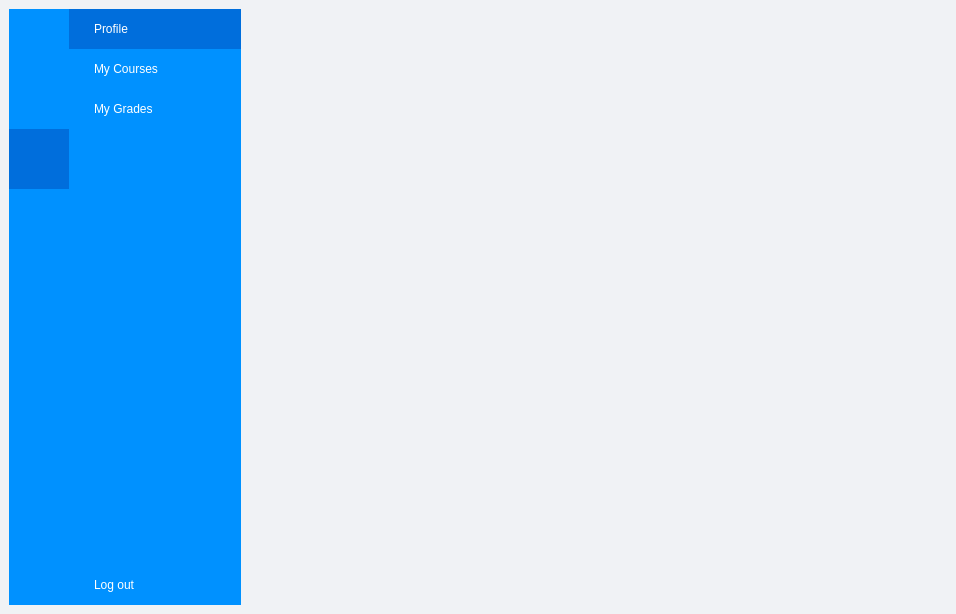
<?xml version="1.0" encoding="UTF-8"?>
<ui version="4.0">
 <class>StudentView</class>
 <widget class="QMainWindow" name="StudentView">
  <property name="geometry">
   <rect>
    <x>0</x>
    <y>0</y>
    <width>956</width>
    <height>614</height>
   </rect>
  </property>
  <property name="windowTitle">
   <string>MainWindow</string>
  </property>
  <property name="styleSheet">
   <string notr="true">background-color: #F0F2F5</string>
  </property>
  <widget class="QWidget" name="centralwidget">
   <layout class="QGridLayout" name="gridLayout_2">
    <item row="0" column="0">
     <layout class="QGridLayout" name="gridLayout">
      <property name="spacing">
       <number>0</number>
      </property>
      <item row="0" column="0">
       <widget class="QWidget" name="icon_only_widget" native="true">
        <property name="minimumSize">
         <size>
          <width>60</width>
          <height>300</height>
         </size>
        </property>
        <property name="maximumSize">
         <size>
          <width>60</width>
          <height>16777215</height>
         </size>
        </property>
        <property name="styleSheet">
         <string notr="true">background-color: #0091FF</string>
        </property>
        <layout class="QVBoxLayout" name="verticalLayout">
         <property name="spacing">
          <number>0</number>
         </property>
         <property name="leftMargin">
          <number>0</number>
         </property>
         <property name="topMargin">
          <number>0</number>
         </property>
         <property name="rightMargin">
          <number>0</number>
         </property>
         <property name="bottomMargin">
          <number>0</number>
         </property>
         <item>
          <widget class="QPushButton" name="profile_btn1">
           <property name="minimumSize">
            <size>
             <width>60</width>
             <height>60</height>
            </size>
           </property>
           <property name="maximumSize">
            <size>
             <width>60</width>
             <height>60</height>
            </size>
           </property>
           <property name="autoFillBackground">
            <bool>false</bool>
           </property>
           <property name="styleSheet">
            <string notr="true">QPushButton:hover{
	background-color: #0082E5;
}

QPushButton:checked{
	background-color: #006EDC;
}

QPushButton{
	background-color: transparent;
	border: none;
}</string>
           </property>
           <property name="text">
            <string/>
           </property>
           <property name="icon">
            <iconset resource="images.qrc">
             <normaloff>:/asset/loginpageAsset/user.png</normaloff>
             <normalon>:/asset/loginpageAsset/user_toggled.png</normalon>:/asset/loginpageAsset/user.png</iconset>
           </property>
           <property name="iconSize">
            <size>
             <width>40</width>
             <height>40</height>
            </size>
           </property>
           <property name="checkable">
            <bool>true</bool>
           </property>
           <property name="checked">
            <bool>false</bool>
           </property>
           <property name="autoRepeat">
            <bool>false</bool>
           </property>
           <property name="autoExclusive">
            <bool>true</bool>
           </property>
          </widget>
         </item>
         <item>
          <widget class="QPushButton" name="course_btn1">
           <property name="minimumSize">
            <size>
             <width>60</width>
             <height>60</height>
            </size>
           </property>
           <property name="maximumSize">
            <size>
             <width>60</width>
             <height>60</height>
            </size>
           </property>
           <property name="styleSheet">
            <string notr="true">QPushButton:hover{
	background-color: #0082E5;
}

QPushButton:checked{
	background-color: #006EDC;
}

QPushButton{
	background-color: transparent;
	border: none;
}</string>
           </property>
           <property name="text">
            <string/>
           </property>
           <property name="icon">
            <iconset resource="images.qrc">
             <normaloff>:/asset/loginpageAsset/course2.png</normaloff>
             <normalon>:/asset/loginpageAsset/course2_toggled.png</normalon>:/asset/loginpageAsset/course2.png</iconset>
           </property>
           <property name="iconSize">
            <size>
             <width>40</width>
             <height>40</height>
            </size>
           </property>
           <property name="checkable">
            <bool>true</bool>
           </property>
           <property name="checked">
            <bool>false</bool>
           </property>
           <property name="autoExclusive">
            <bool>true</bool>
           </property>
          </widget>
         </item>
         <item>
          <widget class="QPushButton" name="grade_btn1">
           <property name="minimumSize">
            <size>
             <width>60</width>
             <height>60</height>
            </size>
           </property>
           <property name="maximumSize">
            <size>
             <width>60</width>
             <height>60</height>
            </size>
           </property>
           <property name="styleSheet">
            <string notr="true">QPushButton:hover{
	background-color: #0082E5;
}

QPushButton:checked{
	background-color: #006EDC;
}

QPushButton{
	background-color: transparent;
	border: none;
}</string>
           </property>
           <property name="text">
            <string/>
           </property>
           <property name="icon">
            <iconset resource="images.qrc">
             <normaloff>:/asset/loginpageAsset/grade.png</normaloff>
             <normalon>:/asset/loginpageAsset/grade_toggled.png</normalon>:/asset/loginpageAsset/grade.png</iconset>
           </property>
           <property name="iconSize">
            <size>
             <width>40</width>
             <height>40</height>
            </size>
           </property>
           <property name="checkable">
            <bool>true</bool>
           </property>
           <property name="checked">
            <bool>true</bool>
           </property>
           <property name="autoExclusive">
            <bool>true</bool>
           </property>
          </widget>
         </item>
         <item>
          <spacer name="verticalSpacer">
           <property name="orientation">
            <enum>Qt::Vertical</enum>
           </property>
           <property name="sizeHint" stdset="0">
            <size>
             <width>20</width>
             <height>347</height>
            </size>
           </property>
          </spacer>
         </item>
         <item>
          <widget class="QPushButton" name="exit_btn1">
           <property name="minimumSize">
            <size>
             <width>60</width>
             <height>60</height>
            </size>
           </property>
           <property name="maximumSize">
            <size>
             <width>60</width>
             <height>60</height>
            </size>
           </property>
           <property name="styleSheet">
            <string notr="true">QPushButton:hover{
	background-color: #0082E5;
}

QPushButton{
	background-color: transparent;
	border: none;
}</string>
           </property>
           <property name="text">
            <string/>
           </property>
           <property name="icon">
            <iconset resource="images.qrc">
             <normaloff>:/asset/loginpageAsset/exit.png</normaloff>
             <normalon>:/asset/loginpageAsset/exit_toggled.png</normalon>:/asset/loginpageAsset/exit.png</iconset>
           </property>
           <property name="iconSize">
            <size>
             <width>40</width>
             <height>40</height>
            </size>
           </property>
           <property name="checkable">
            <bool>false</bool>
           </property>
           <property name="checked">
            <bool>false</bool>
           </property>
           <property name="autoExclusive">
            <bool>false</bool>
           </property>
          </widget>
         </item>
        </layout>
       </widget>
      </item>
      <item row="0" column="1">
       <widget class="QWidget" name="full_menu_widget" native="true">
        <property name="minimumSize">
         <size>
          <width>172</width>
          <height>300</height>
         </size>
        </property>
        <property name="maximumSize">
         <size>
          <width>172</width>
          <height>16777215</height>
         </size>
        </property>
        <property name="styleSheet">
         <string notr="true">background-color: #0091FF</string>
        </property>
        <layout class="QVBoxLayout" name="verticalLayout_2">
         <property name="spacing">
          <number>0</number>
         </property>
         <property name="leftMargin">
          <number>0</number>
         </property>
         <property name="topMargin">
          <number>0</number>
         </property>
         <property name="rightMargin">
          <number>0</number>
         </property>
         <property name="bottomMargin">
          <number>0</number>
         </property>
         <item>
          <widget class="QPushButton" name="profile_btn2">
           <property name="minimumSize">
            <size>
             <width>150</width>
             <height>40</height>
            </size>
           </property>
           <property name="autoFillBackground">
            <bool>false</bool>
           </property>
           <property name="styleSheet">
            <string notr="true">QPushButton:hover{
	background-color: #0082E5;
}

QPushButton:checked{
	background-color: #006EDC;
}

QPushButton{
	background-color: transparent;
	border: none;
	color: white;
	text-align: left;
	padding: 8px 0 8px 25px;
}</string>
           </property>
           <property name="text">
            <string>Profile</string>
           </property>
           <property name="icon">
            <iconset resource="images.qrc">
             <normaloff>:/asset/loginpageAsset/user.png</normaloff>
             <normalon>:/asset/loginpageAsset/user_toggled.png</normalon>:/asset/loginpageAsset/user.png</iconset>
           </property>
           <property name="iconSize">
            <size>
             <width>30</width>
             <height>30</height>
            </size>
           </property>
           <property name="checkable">
            <bool>true</bool>
           </property>
           <property name="checked">
            <bool>true</bool>
           </property>
           <property name="autoExclusive">
            <bool>true</bool>
           </property>
          </widget>
         </item>
         <item>
          <widget class="QPushButton" name="course_btn2">
           <property name="minimumSize">
            <size>
             <width>150</width>
             <height>40</height>
            </size>
           </property>
           <property name="styleSheet">
            <string notr="true">QPushButton:hover{
	background-color: #0082E5;
}

QPushButton:checked{
	background-color: #006EDC;
}

QPushButton{
	background-color: transparent;
	border: none;
	color: white;
	text-align: left;
	padding: 8px 0 8px 25px;
}</string>
           </property>
           <property name="text">
            <string>My Courses</string>
           </property>
           <property name="icon">
            <iconset resource="images.qrc">
             <normaloff>:/asset/loginpageAsset/course2.png</normaloff>
             <normalon>:/asset/loginpageAsset/course2_toggled.png</normalon>:/asset/loginpageAsset/course2.png</iconset>
           </property>
           <property name="iconSize">
            <size>
             <width>30</width>
             <height>30</height>
            </size>
           </property>
           <property name="checkable">
            <bool>true</bool>
           </property>
           <property name="checked">
            <bool>false</bool>
           </property>
           <property name="autoExclusive">
            <bool>true</bool>
           </property>
          </widget>
         </item>
         <item>
          <widget class="QPushButton" name="grade_btn2">
           <property name="minimumSize">
            <size>
             <width>150</width>
             <height>40</height>
            </size>
           </property>
           <property name="styleSheet">
            <string notr="true">QPushButton:hover{
	background-color: #0082E5;
}

QPushButton:checked{
	background-color: #006EDC;
}

QPushButton{
	background-color: transparent;
	border: none;
	color: white;
	text-align: left;
	padding: 8px 0 8px 25px;
}</string>
           </property>
           <property name="text">
            <string>My Grades</string>
           </property>
           <property name="icon">
            <iconset resource="images.qrc">
             <normaloff>:/asset/loginpageAsset/grade.png</normaloff>
             <normalon>:/asset/loginpageAsset/grade_toggled.png</normalon>:/asset/loginpageAsset/grade.png</iconset>
           </property>
           <property name="iconSize">
            <size>
             <width>30</width>
             <height>30</height>
            </size>
           </property>
           <property name="checkable">
            <bool>true</bool>
           </property>
           <property name="autoExclusive">
            <bool>true</bool>
           </property>
          </widget>
         </item>
         <item>
          <spacer name="verticalSpacer_2">
           <property name="orientation">
            <enum>Qt::Vertical</enum>
           </property>
           <property name="sizeHint" stdset="0">
            <size>
             <width>20</width>
             <height>403</height>
            </size>
           </property>
          </spacer>
         </item>
         <item>
          <widget class="QPushButton" name="exit_btn2">
           <property name="minimumSize">
            <size>
             <width>150</width>
             <height>40</height>
            </size>
           </property>
           <property name="styleSheet">
            <string notr="true">QPushButton:hover{
	background-color: #0082E5;
}

QPushButton:checked{
	background-color: #006EDC;
}

QPushButton{
	background-color: transparent;
	border: none;
	color: white;
	text-align: left;
	padding: 8px 0 8px 25px;
}</string>
           </property>
           <property name="text">
            <string>Log out</string>
           </property>
           <property name="icon">
            <iconset resource="images.qrc">
             <normaloff>:/asset/loginpageAsset/exit.png</normaloff>:/asset/loginpageAsset/exit.png</iconset>
           </property>
           <property name="iconSize">
            <size>
             <width>30</width>
             <height>30</height>
            </size>
           </property>
           <property name="checkable">
            <bool>false</bool>
           </property>
           <property name="autoExclusive">
            <bool>false</bool>
           </property>
          </widget>
         </item>
        </layout>
       </widget>
      </item>
      <item row="0" column="2">
       <widget class="QWidget" name="main_view" native="true">
        <property name="minimumSize">
         <size>
          <width>690</width>
          <height>590</height>
         </size>
        </property>
        <layout class="QGridLayout" name="gridLayout_3">
         <property name="leftMargin">
          <number>0</number>
         </property>
         <property name="topMargin">
          <number>0</number>
         </property>
         <property name="rightMargin">
          <number>0</number>
         </property>
         <property name="bottomMargin">
          <number>0</number>
         </property>
         <property name="spacing">
          <number>0</number>
         </property>
         <item row="0" column="0">
          <layout class="QVBoxLayout" name="verticalLayout_3">
           <property name="spacing">
            <number>0</number>
           </property>
           <item>
            <widget class="QWidget" name="widget" native="true">
             <property name="minimumSize">
              <size>
               <width>660</width>
               <height>50</height>
              </size>
             </property>
             <property name="maximumSize">
              <size>
               <width>16777215</width>
               <height>50</height>
              </size>
             </property>
             <layout class="QHBoxLayout" name="horizontalLayout_2">
              <item>
               <widget class="QPushButton" name="menu_btn">
                <property name="minimumSize">
                 <size>
                  <width>40</width>
                  <height>40</height>
                 </size>
                </property>
                <property name="maximumSize">
                 <size>
                  <width>40</width>
                  <height>40</height>
                 </size>
                </property>
                <property name="styleSheet">
                 <string notr="true">QPushButton{
	border: none
}

QPushButton:hover{
	background-color: lightgray
}</string>
                </property>
                <property name="text">
                 <string/>
                </property>
                <property name="icon">
                 <iconset resource="images.qrc">
                  <normaloff>:/asset/loginpageAsset/menu.png</normaloff>:/asset/loginpageAsset/menu.png</iconset>
                </property>
                <property name="checkable">
                 <bool>true</bool>
                </property>
               </widget>
              </item>
              <item>
               <spacer name="horizontalSpacer">
                <property name="orientation">
                 <enum>Qt::Horizontal</enum>
                </property>
                <property name="sizeHint" stdset="0">
                 <size>
                  <width>626</width>
                  <height>20</height>
                 </size>
                </property>
               </spacer>
              </item>
             </layout>
            </widget>
           </item>
           <item>
            <widget class="QStackedWidget" name="stackedWidget">
             <property name="enabled">
              <bool>true</bool>
             </property>
             <property name="minimumSize">
              <size>
               <width>500</width>
               <height>400</height>
              </size>
             </property>
             <property name="currentIndex">
              <number>2</number>
             </property>
             <widget class="QWidget" name="page">
              <layout class="QGridLayout" name="gridLayout_5">
               <item row="0" column="0">
                <widget class="QPushButton" name="changePasswordButton">
                 <property name="text">
                  <string>change password</string>
                 </property>
                </widget>
               </item>
              </layout>
             </widget>
             <widget class="QWidget" name="page_2">
              <layout class="QGridLayout" name="gridLayout_4">
               <item row="0" column="0">
                <widget class="QLabel" name="label">
                 <property name="autoFillBackground">
                  <bool>false</bool>
                 </property>
                 <property name="text">
                  <string>Course page</string>
                 </property>
                 <property name="alignment">
                  <set>Qt::AlignCenter</set>
                 </property>
                </widget>
               </item>
              </layout>
             </widget>
             <widget class="QWidget" name="page_3"/>
            </widget>
           </item>
          </layout>
         </item>
        </layout>
       </widget>
      </item>
     </layout>
    </item>
   </layout>
  </widget>
  <action name="actionExit">
   <property name="icon">
    <iconset theme="weather-few-clouds">
     <normaloff>:/loginpageAsset/exit.png</normaloff>:/loginpageAsset/exit.png</iconset>
   </property>
   <property name="text">
    <string>Exit</string>
   </property>
   <property name="toolTip">
    <string>&lt;html&gt;&lt;head/&gt;&lt;body&gt;&lt;p&gt;Click here to exit&lt;/p&gt;&lt;/body&gt;&lt;/html&gt;</string>
   </property>
   <property name="shortcut">
    <string>Esc</string>
   </property>
   <property name="menuRole">
    <enum>QAction::QuitRole</enum>
   </property>
  </action>
 </widget>
 <resources>
  <include location="images.qrc"/>
 </resources>
 <connections>
  <connection>
   <sender>actionExit</sender>
   <signal>triggered()</signal>
   <receiver>StudentView</receiver>
   <slot>close()</slot>
   <hints>
    <hint type="sourcelabel">
     <x>-1</x>
     <y>-1</y>
    </hint>
    <hint type="destinationlabel">
     <x>503</x>
     <y>312</y>
    </hint>
   </hints>
  </connection>
  <connection>
   <sender>menu_btn</sender>
   <signal>toggled(bool)</signal>
   <receiver>icon_only_widget</receiver>
   <slot>setHidden(bool)</slot>
   <hints>
    <hint type="sourcelabel">
     <x>283</x>
     <y>49</y>
    </hint>
    <hint type="destinationlabel">
     <x>55</x>
     <y>341</y>
    </hint>
   </hints>
  </connection>
  <connection>
   <sender>menu_btn</sender>
   <signal>toggled(bool)</signal>
   <receiver>full_menu_widget</receiver>
   <slot>setVisible(bool)</slot>
   <hints>
    <hint type="sourcelabel">
     <x>287</x>
     <y>52</y>
    </hint>
    <hint type="destinationlabel">
     <x>187</x>
     <y>342</y>
    </hint>
   </hints>
  </connection>
  <connection>
   <sender>exit_btn2</sender>
   <signal>clicked()</signal>
   <receiver>exit_btn1</receiver>
   <slot>click()</slot>
   <hints>
    <hint type="sourcelabel">
     <x>175</x>
     <y>575</y>
    </hint>
    <hint type="destinationlabel">
     <x>43</x>
     <y>557</y>
    </hint>
   </hints>
  </connection>
  <connection>
   <sender>profile_btn1</sender>
   <signal>toggled(bool)</signal>
   <receiver>profile_btn2</receiver>
   <slot>setChecked(bool)</slot>
   <hints>
    <hint type="sourcelabel">
     <x>57</x>
     <y>42</y>
    </hint>
    <hint type="destinationlabel">
     <x>123</x>
     <y>38</y>
    </hint>
   </hints>
  </connection>
  <connection>
   <sender>profile_btn2</sender>
   <signal>toggled(bool)</signal>
   <receiver>profile_btn1</receiver>
   <slot>setChecked(bool)</slot>
   <hints>
    <hint type="sourcelabel">
     <x>213</x>
     <y>26</y>
    </hint>
    <hint type="destinationlabel">
     <x>55</x>
     <y>65</y>
    </hint>
   </hints>
  </connection>
  <connection>
   <sender>course_btn1</sender>
   <signal>toggled(bool)</signal>
   <receiver>course_btn2</receiver>
   <slot>setChecked(bool)</slot>
   <hints>
    <hint type="sourcelabel">
     <x>46</x>
     <y>133</y>
    </hint>
    <hint type="destinationlabel">
     <x>107</x>
     <y>115</y>
    </hint>
   </hints>
  </connection>
  <connection>
   <sender>course_btn2</sender>
   <signal>toggled(bool)</signal>
   <receiver>course_btn1</receiver>
   <slot>setChecked(bool)</slot>
   <hints>
    <hint type="sourcelabel">
     <x>179</x>
     <y>101</y>
    </hint>
    <hint type="destinationlabel">
     <x>44</x>
     <y>161</y>
    </hint>
   </hints>
  </connection>
  <connection>
   <sender>grade_btn1</sender>
   <signal>toggled(bool)</signal>
   <receiver>grade_btn2</receiver>
   <slot>setChecked(bool)</slot>
   <hints>
    <hint type="sourcelabel">
     <x>46</x>
     <y>202</y>
    </hint>
    <hint type="destinationlabel">
     <x>136</x>
     <y>161</y>
    </hint>
   </hints>
  </connection>
  <connection>
   <sender>grade_btn2</sender>
   <signal>toggled(bool)</signal>
   <receiver>grade_btn1</receiver>
   <slot>setChecked(bool)</slot>
   <hints>
    <hint type="sourcelabel">
     <x>200</x>
     <y>159</y>
    </hint>
    <hint type="destinationlabel">
     <x>53</x>
     <y>222</y>
    </hint>
   </hints>
  </connection>
 </connections>
</ui>
